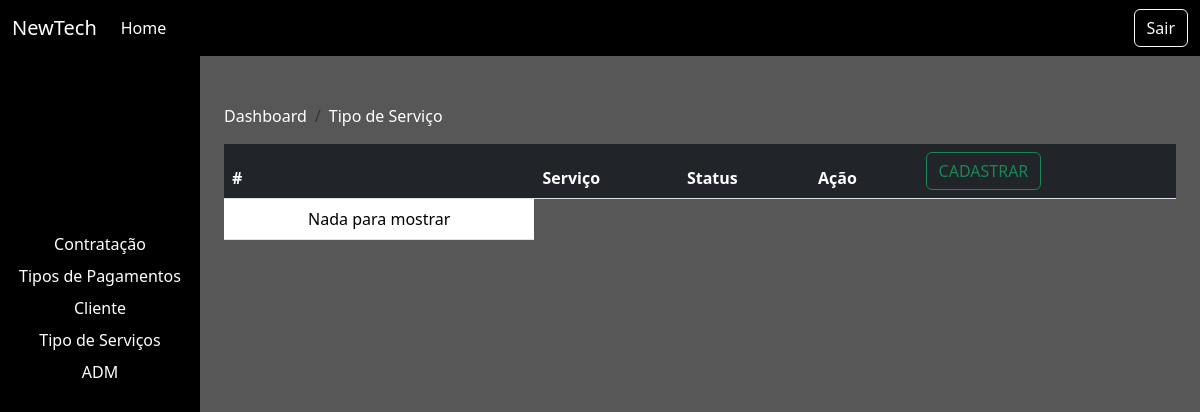
/dashboard.php?page=tiposervico, run on an earlier commit of the app's database.
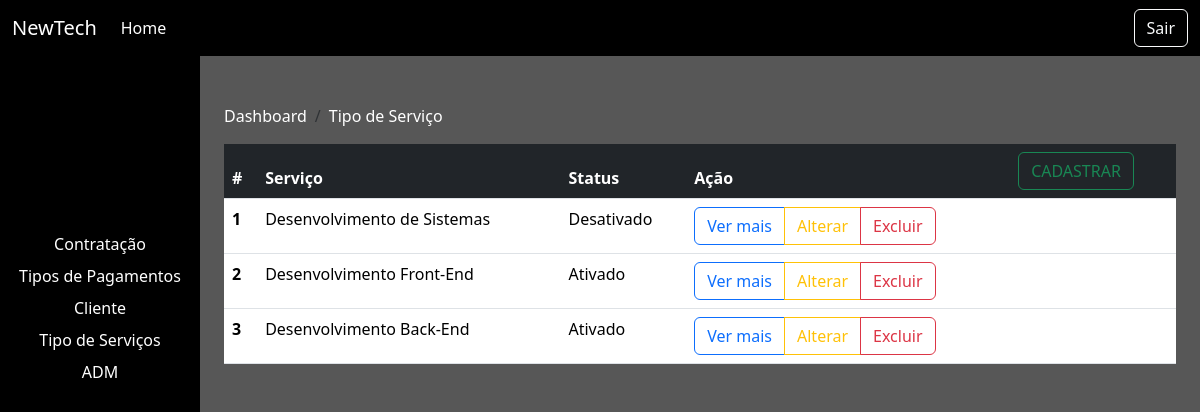
And on a later commit of the database.
### tables this page shows
CREATE TABLE `tiposervico` (
  `idtiposervico` int(10) unsigned NOT NULL AUTO_INCREMENT,
  `tiposervico` varchar(30) NOT NULL,
  `ativo` char(1) DEFAULT 'A',
  `cadastro` datetime DEFAULT current_timestamp(),
  `alteracao` timestamp NOT NULL DEFAULT current_timestamp() ON UPDATE current_timestamp(),
  PRIMARY KEY (`idtiposervico`)
);

### func/funcoes.php (called while the page is built, shortened)
<?php
function listar($campos, $tabela)
{
    $conn = conectar();
    try {
        $conn->beginTransaction();
        $sqlLista = $conn->prepare("SELECT $campos FROM $tabela");
        $sqlLista->execute();
        $conn->commit();
        if ($sqlLista->rowCount() > 0) {
            return $sqlLista->fetchAll(PDO::FETCH_OBJ);
        } else {
            return 'Vazio';
        };
    } catch (PDOExecption $e) {
        echo 'Exception -> ';
        return ($e->getMessage());
        $conn->rollback();
    };
}

### tiposervico.php (the view, shortened to what this page needs)
<div class="container mt-5">
    <nav aria-label="breadcrumb">
        <ol class="breadcrumb">
            <li class="breadcrumb-item text-white">Dashboard</li>
            <li class="breadcrumb-item text-white" aria-current="page">Tipo de Serviço</li>
        </ol>
    </nav>
    <table class="table">
        <thead>
            <tr>
                <th scope="col" class="bg-dark text-white">#</th>
                <th scope="col" class="bg-dark text-white">Serviço</th>
                <th scope="col" class="bg-dark text-white">Status</th>
                <th scope="col" class="bg-dark text-white">Ação</th>
                <th scope="col" class="bg-dark text-white"><button type="button" class="btn btn-outline-success" data-bs-toggle="modal" data-bs-target="#cadser">CADASTRAR</button></th>
            </tr>
        </thead>
        <tbody>
            <?php
            $servico = listar('*', 'tiposervico');
            if ($servico !== 'Vazio') {
            foreach ($servico as $servicos) {
                $idservico = $servicos->idtiposervico;
                $tiposervico = $servicos->tiposervico;
                $ativo = $servicos->ativo;
            ?>
                <tr>
                    <th scope="row"><?php echo $idservico ?></th>
                    <td><?php echo $tiposervico ?></td>
                    <td><?php if ($ativo == 'A') {
                            echo 'Ativado';
                        } else {
                            echo 'Desativado';
                        }
                        ?></td>
                    <td>
                        <div class="btn-group" role="group" aria-label="Basic outlined example">
                            <button type="button" class="btn btn-outline-primary" data-bs-toggle="modal" data-bs-target="#vermaisser<?php echo $idservico ?>">Ver mais</button>
                            <button type="button" class="btn btn-outline-warning" data-bs-toggle="modal" data-bs-target="#altadmser<?php echo $idservico ?>">Alterar</button>
                            <button type="button" class="btn btn-outline-danger" data-bs-toggle="modal" data-bs-target="#delamdser<?php echo $idservico ?>">Excluir</button>
                        </div>
                    </td>
                    <td></td>
                </tr>
            <?php
            }
        } else {
            ?>
            <td class="text-center">Nada para mostrar</td>
        <?php
        }
        ?>
        </tbody>
    </table>
</div>

What changed in the data, as far as the page shows it:
added tiposervico: idtiposervico "1", tiposervico "Desenvolvimento de Sistemas", ativo "Desativado"
added tiposervico: idtiposervico "2", tiposervico "Desenvolvimento Front-End", ativo "Ativado"
added tiposervico: idtiposervico "3", tiposervico "Desenvolvimento Back-End", ativo "Ativado"
Also different on the page:
text no longer shown: "Nada para mostrar"
